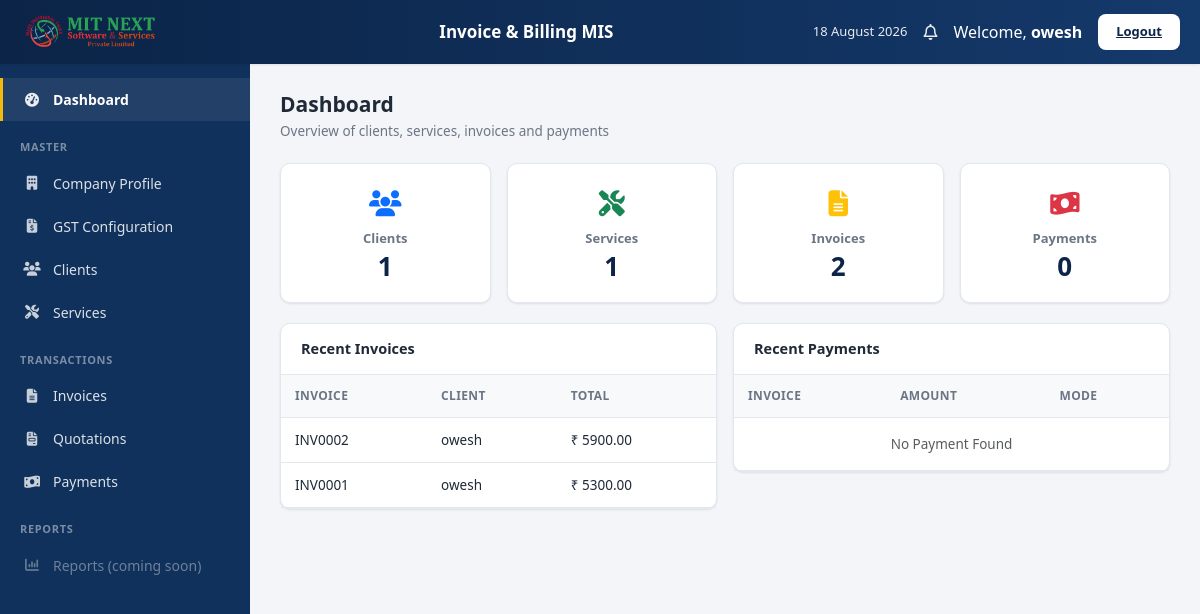
The app's page /dashboard/ (signed in), older data.
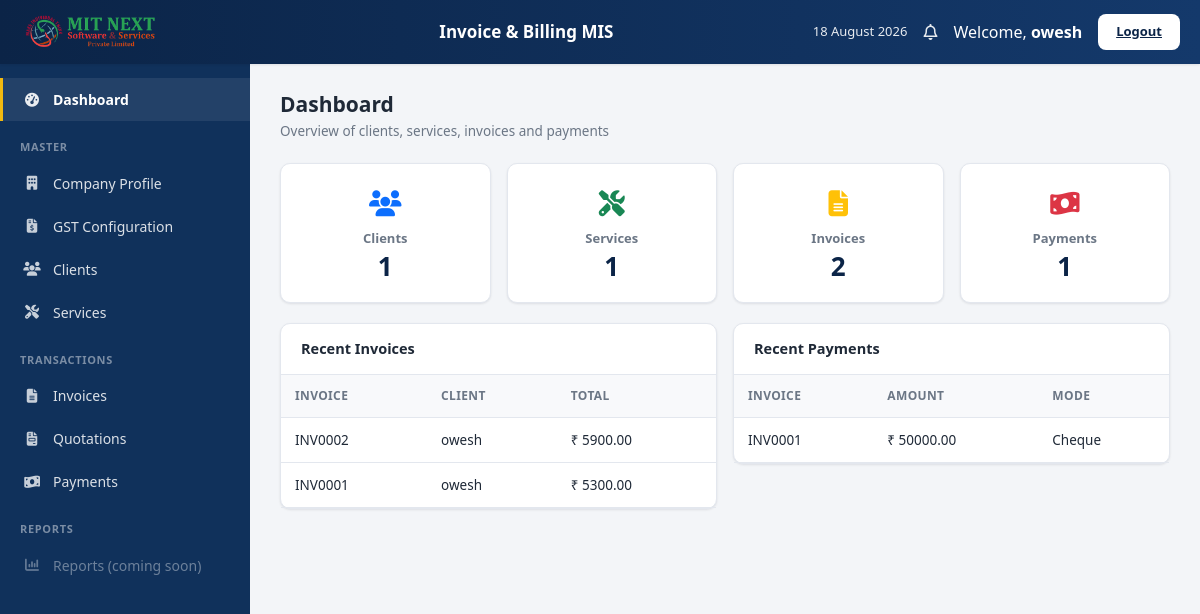
The same page, newer data.
### transaction/models.py (models this page shows, shortened)
class Invoice(models.Model):
    STATUS = [
        ("Draft", "Draft"),
        ("Generated", "Generated"),
        ("Cancelled", "Cancelled"),
    ]
    invoice_number = models.CharField(
        max_length=20,
        unique=True,
        blank=True
    )
    company = models.ForeignKey(
        CompanyProfile,
        on_delete=models.PROTECT
    )
    client = models.ForeignKey(
        Client,
        on_delete=models.PROTECT
    )
    invoice_date = models.DateField()
    subtotal = models.DecimalField(
        max_digits=12,
        decimal_places=2,
        default=0
    )
    gst_amount = models.DecimalField(
        max_digits=12,
        decimal_places=2,
        default=0
    )
    discount = models.DecimalField(
        max_digits=12,
        decimal_places=2,
        default=0
    )
    grand_total = models.DecimalField(
        max_digits=12,
        decimal_places=2,
        default=0
    )
    status = models.CharField(
        max_length=20,
        choices=STATUS,
        default="Draft"
    )
    notes = models.TextField(
        blank=True
    )
    created_at = models.DateTimeField(
        auto_now_add=True
    )
    updated_at = models.DateTimeField(
        auto_now=True
    )

class Payment(models.Model):
    MODE = [
        ("Cash", "Cash"),
        ("UPI", "UPI"),
        ("Card", "Card"),
        ("Cheque", "Cheque"),
        ("Net Banking", "Net Banking"),
    ]
    invoice = models.ForeignKey(
        Invoice,
        on_delete=models.CASCADE
    )
    payment_date = models.DateField()
    payment_mode = models.CharField(
        max_length=30,
        choices=MODE
    )
    transaction_id = models.CharField(
        max_length=100,
        blank=True
    )
    amount = models.DecimalField(
        max_digits=12,
        decimal_places=2
    )
    remarks = models.TextField(
        blank=True
    )
    created_at = models.DateTimeField(
        auto_now_add=True
    )

### master/models.py (models this page shows, shortened)
class Client(models.Model):
    client_name = models.CharField(max_length=100)
    company_name = models.CharField(max_length=150, blank=True)
    email = models.EmailField()
    phone = models.CharField(max_length=15)
    gst_number = models.CharField(max_length=20, blank=True)
    pan_number = models.CharField(max_length=20, blank=True)
    address = models.TextField()
    city = models.CharField(max_length=50)
    state = models.CharField(max_length=50)
    country = models.CharField(max_length=50)
    pincode = models.CharField(max_length=10)
    contact_person = models.CharField(max_length=100, blank=True)
    is_active = models.BooleanField(default=True)
    created_at = models.DateTimeField(auto_now_add=True)
    updated_at = models.DateTimeField(auto_now=True)

### accounts/views.py (the view)
# urls.py: path("dashboard/", views.dashboard, name="dashboard"),
@login_required(login_url="login")
@never_cache
def dashboard(request):
    context = {
        "client_count": Client.objects.count(),
        "service_count": Service.objects.count(),
        "invoice_count": Invoice.objects.count(),
        "payment_count": Payment.objects.count(),
        "recent_invoices": Invoice.objects.order_by("-id")[:5],
        "recent_payments": Payment.objects.order_by("-id")[:5],
    }
    return render(
        request,
        "accounts/dashboard.html",
        context
    )

### accounts/templates/accounts/dashboard.html (shortened to what this page needs)
{% extends "layout/app_shell.html" %}
{% load static %}
{% block content %}
<div class="page-heading">
    <h2>Dashboard</h2>
    <p>Overview of clients, services, invoices and payments</p>
</div>
<div class="row g-3">
    <div class="col-md-3">
        <div class="stat-card">
            <div class="stat-icon text-primary"><i class="fa-solid fa-users"></i></div>
            <h5>Clients</h5>
            <h2>{{ client_count }}</h2>
        </div>
    </div>
    <div class="col-md-3">
        <div class="stat-card">
            <div class="stat-icon text-success"><i class="fa-solid fa-screwdriver-wrench"></i></div>
            <h5>Services</h5>
            <h2>{{ service_count }}</h2>
        </div>
    </div>
    <div class="col-md-3">
        <div class="stat-card">
            <div class="stat-icon text-warning"><i class="fa-solid fa-file-lines"></i></div>
            <h5>Invoices</h5>
            <h2>{{ invoice_count }}</h2>
        </div>
    </div>
    <div class="col-md-3">
        <div class="stat-card">
            <div class="stat-icon text-danger"><i class="fa-solid fa-money-bill-wave"></i></div>
            <h5>Payments</h5>
            <h2>{{ payment_count }}</h2>
        </div>
    </div>
</div>
<div class="row g-3 mt-1">
    <div class="col-lg-6">
        <div class="shell-card">
            <div class="shell-card-header">Recent Invoices</div>
            <div class="shell-card-body p-0">
                <table class="shell-table">
                    <thead>
                        <tr>
                            <th>Invoice</th>
                            <th>Client</th>
                            <th>Total</th>
                        </tr>
                    </thead>
                    <tbody>
                    {% for invoice in recent_invoices %}
                        <tr>
                            <td>{{ invoice.invoice_number }}</td>
                            <td>{{ invoice.client.client_name }}</td>
                            <td>₹ {{ invoice.grand_total }}</td>
                        </tr>
                    {% empty %}
                        <tr><td colspan="3" class="text-center text-muted py-3">No Invoice Found</td></tr>
                    {% endfor %}
                    </tbody>
                </table>
            </div>
        </div>
    </div>
    <div class="col-lg-6">
        <div class="shell-card">
            <div class="shell-card-header">Recent Payments</div>
            <div class="shell-card-body p-0">
                <table class="shell-table">
                    <thead>
                        <tr>
                            <th>Invoice</th>
                            <th>Amount</th>
                            <th>Mode</th>
                        </tr>
                    </thead>
                    <tbody>
                    {% for payment in recent_payments %}
                        <tr>
                            <td>{{ payment.invoice.invoice_number }}</td>
                            <td>₹ {{ payment.amount }}</td>
                            <td>{{ payment.payment_mode }}</td>
                        </tr>
                    {% empty %}
                        <tr><td colspan="3" class="text-center text-muted py-3">No Payment Found</td></tr>
                    {% endfor %}
                    </tbody>
                </table>
            </div>
        </div>
    </div>
</div>
{% endblock %}

Row changes from the older to the newer data that the page shows:
added Payment: invoice.invoice_number "INV0001", amount "50000.00", payment_mode "Cheque"
Text that changed along with them:
{{ payment_count }}: "0" → "1"
text no longer shown: "No Payment Found"
